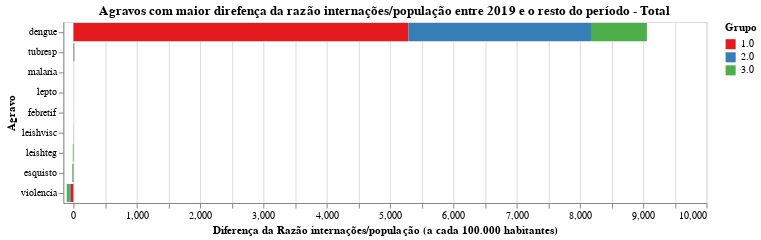

The notebook cell saved with this chart:
### Code cell
chart = plot_grafico_dif(df_19, df_r,
                         'taxa_nova_total', 
                         "Agravos com maior direfença da razão internações/população entre 2019 e o resto do período - Total",
                        "Diferença da Razão internações/população (a cada 100.000 habitantes)")

#chart.save('tx_bruta_t.svg')
chart

### Figure 1 — Vega-Lite specification as saved in the notebook (floating-point values rounded to 4 significant figures)
{"config": {"view": {"continuousWidth": 400, "continuousHeight": 300}, "range": {"category": {"scheme": "set1"}}}, "data": {"name": "data-4056dc5233efd50b073ed08fb7cd12d6"}, "mark": "bar", "encoding": {"color": {"type": "nominal", "field": "grupo", "title": "Grupo"}, "order": {"type": "nominal", "field": "grupo", "sort": "ascending"}, "tooltip": {"type": "quantitative", "field": "taxa"}, "x": {"type": "quantitative", "field": "taxa", "scale": {"domain": [-160, 10000]}, "title": "Diferença da Razão internações/população (a cada 100.000 habitantes)"}, "y": {"type": "nominal", "field": "agravo", "sort": null, "title": "Agravo"}}, "title": "Agravos com maior direfença da razão internações/população entre 2019 e o resto do período - Total", "width": 640, "$schema": "https://vega.github.io/schema/vega-lite/v4.8.1.json", "datasets": {"data-4056dc5233efd50b073ed08fb7cd12d6": [{"agravo": "dengue", "grupo": "1.0", "taxa": 5292.0}, {"agravo": "dengue", "grupo": "2.0", "taxa": 2883.0}, {"agravo": "dengue", "grupo": "3.0", "taxa": 883.8}, {"agravo": "tubresp", "grupo": "1.0", "taxa": 4.248}, {"agravo": "tubresp", "grupo": "2.0", "taxa": 4.587}, {"agravo": "tubresp", "grupo": "3.0", "taxa": 5.571}, {"agravo": "malaria", "grupo": "1.0", "taxa": 0.3781}, {"agravo": "malaria", "grupo": "2.0", "taxa": -0.04097}, {"agravo": "malaria", "grupo": "3.0", "taxa": 0.09488}, {"agravo": "lepto", "grupo": "1.0", "taxa": 0.1965}, {"agravo": "lepto", "grupo": "2.0", "taxa": 0.2664}, {"agravo": "lepto", "grupo": "3.0", "taxa": -0.09902}, {"agravo": "febretif", "grupo": "1.0", "taxa": 0.0}, {"agravo": "febretif", "grupo": "2.0", "taxa": -0.01111}, {"agravo": "febretif", "grupo": "3.0", "taxa": -0.03004}, {"agravo": "leishvisc", "grupo": "1.0", "taxa": -1.211}, {"agravo": "leishvisc", "grupo": "2.0", "taxa": -0.5385}, {"agravo": "leishvisc", "grupo": "3.0", "taxa": -0.379}, {"agravo": "leishteg", "grupo": "1.0", "taxa": -2.811}, {"agravo": "leishteg", "grupo": "2.0", "taxa": -2.432}, {"agravo": "leishteg", "grupo": "3.0", "taxa": -5.332}, {"agravo": "esquisto", "grupo": "1.0", "taxa": -4.101}, {"agravo": "esquisto", "grupo": "2.0", "taxa": -7.708}, {"agravo": "esquisto", "grupo": "3.0", "taxa": -8.426}, {"agravo": "violencia", "grupo": "1.0", "taxa": -42.14}, {"agravo": "violencia", "grupo": "2.0", "taxa": -22.7}, {"agravo": "violencia", "grupo": "3.0", "taxa": -41.2}]}}
